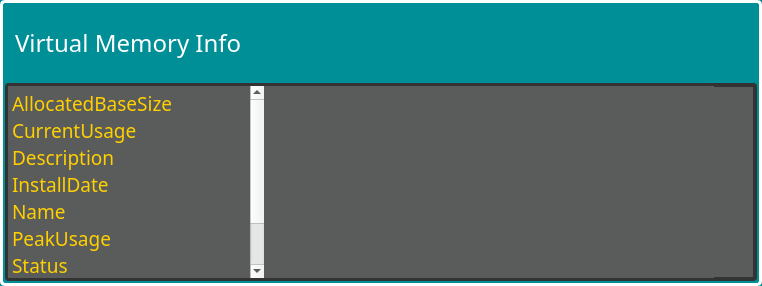
                        <widget class="QGroupBox" name="groupBox_24">
                         <property name="styleSheet">
                          <string notr="true">QGroupBox::title{
	color : white;
	left: 10px;
	margin-left: 0px;
	padding: 0 1px;
}

QGroupBox{
	border-width: 3px;
	border-style: solid;
	border-color: white;
	margin-top: 0.5ex;
	border-radius: 5px;
	background:#008F96;
}</string>
                         </property>
                         <property name="title">
                          <string/>
                         </property>
                         <layout class="QGridLayout" name="gridLayout_69">
                          <property name="leftMargin">
                           <number>2</number>
                          </property>
                          <property name="topMargin">
                           <number>0</number>
                          </property>
                          <property name="rightMargin">
                           <number>2</number>
                          </property>
                          <property name="bottomMargin">
                           <number>2</number>
                          </property>
                          <property name="spacing">
                           <number>0</number>
                          </property>
                          <item row="0" column="0">
                           <widget class="QFrame" name="frame_26">
                            <property name="minimumSize">
                             <size>
                              <width>260</width>
                              <height>80</height>
                             </size>
                            </property>
                            <property name="styleSheet">
                             <string notr="true">background-color: rgb(0, 143, 150);
background-repeat:no-repeat;
background-position:center;
border-width: 0;
border-radius : 0;</string>
                            </property>
                            <property name="frameShape">
                             <enum>QFrame::StyledPanel</enum>
                            </property>
                            <property name="frameShadow">
                             <enum>QFrame::Raised</enum>
                            </property>
                            <layout class="QGridLayout" name="gridLayout_26">
                             <property name="leftMargin">
                              <number>1</number>
                             </property>
                             <property name="topMargin">
                              <number>1</number>
                             </property>
                             <property name="rightMargin">
                              <number>1</number>
                             </property>
                             <property name="bottomMargin">
                              <number>1</number>
                             </property>
                             <property name="spacing">
                              <number>1</number>
                             </property>
                             <item row="0" column="0">
                              <widget class="QFrame" name="frame_23">
                               <property name="minimumSize">
                                <size>
                                 <width>300</width>
                                 <height>50</height>
                                </size>
                               </property>
                               <property name="styleSheet">
                                <string notr="true">background:#008F96;</string>
                               </property>
                               <property name="frameShape">
                                <enum>QFrame::StyledPanel</enum>
                               </property>
                               <property name="frameShadow">
                                <enum>QFrame::Raised</enum>
                               </property>
                               <layout class="QHBoxLayout" name="horizontalLayout_22">
                                <item>
                                 <widget class="QLabel" name="label_41">
                                  <property name="minimumSize">
                                   <size>
                                    <width>100</width>
                                    <height>0</height>
                                   </size>
                                  </property>
                                  <property name="font">
                                   <font>
                                    <family>Berlin Sans FB</family>
                                    <pointsize>18</pointsize>
                                   </font>
                                  </property>
                                  <property name="styleSheet">
                                   <string notr="true">color : white;</string>
                                  </property>
                                  <property name="text">
                                   <string>Virtual Memory Info</string>
                                  </property>
                                 </widget>
                                </item>
                                <item>
                                 <spacer name="horizontalSpacer_7">
                                  <property name="orientation">
                                   <enum>Qt::Horizontal</enum>
                                  </property>
                                  <property name="sizeHint" stdset="0">
                                   <size>
                                    <width>171</width>
                                    <height>20</height>
                                   </size>
                                  </property>
                                 </spacer>
                                </item>
                               </layout>
                              </widget>
                             </item>
                            </layout>
                           </widget>
                          </item>
                          <item row="1" column="0">
                           <widget class="QGroupBox" name="groupBox_14">
                            <property name="styleSheet">
                             <string notr="true">QGroupBox {
	background-color: rgb(90, 91, 91);
	color: white;
	border:4px solid rgb(51,51,51);
	border-radius:4px;
}</string>
                            </property>
                            <property name="title">
                             <string/>
                            </property>
                            <layout class="QHBoxLayout" name="horizontalLayout_27">
                             <property name="spacing">
                              <number>0</number>
                             </property>
                             <property name="leftMargin">
                              <number>0</number>
                             </property>
                             <property name="topMargin">
                              <number>0</number>
                             </property>
                             <property name="rightMargin">
                              <number>0</number>
                             </property>
                             <property name="bottomMargin">
                              <number>0</number>
                             </property>
                             <item>
                              <widget class="QPlainTextEdit" name="plainTextEditSettingsSystemInfoTitle">
                               <property name="font">
                                <font>
                                 <family>Berlin Sans FB</family>
                                 <pointsize>14</pointsize>
                                </font>
                               </property>
                               <property name="styleSheet">
                                <string notr="true">QPlainTextEdit {background-color: rgb(90, 91, 91);border-width: 0;
border-radius : 0; color: #ffd000;}
 QScrollBar:horizontal
 {
     height: 15px;
     margin: 3px 15px 3px 15px;
     border: 1px transparent #2A2929;
     border-radius: 4px;
     background-color: rgb(0, 143, 150);
 }

 QScrollBar::handle:horizontal
 {
     background-color: rgb(51,51,51,220);
     min-width: 5px;
     border-radius: 4px;
 }

 QScrollBar::add-line:horizontal
 {
     margin: 0px 3px 0px 3px;
     border-image: url(:/qss_icons/rc/right_arrow_disabled.png);
     width: 10px;
     height: 10px;
     subcontrol-position: right;
     subcontrol-origin: margin;
 }

 QScrollBar::sub-line:horizontal
 {
     margin: 0px 3px 0px 3px;
     border-image: url(:/qss_icons/rc/left_arrow_disabled.png);
     height: 10px;
     width: 10px;
     subcontrol-position: left;
     subcontrol-origin: margin;
 }

 QScrollBar::add-line:horizontal:hover,QScrollBar::add-line:horizontal:on
 {
     border-image: url(:/qss_icons/rc/right_arrow.png);
     height: 10px;
     width: 10px;
     subcontrol-position: right;
     subcontrol-origin: margin;
 }


 QScrollBar::sub-line:horizontal:hover, QScrollBar::sub-line:horizontal:on
 {
     border-image: url(:/qss_icons/rc/left_arrow.png);
     height: 10px;
     width: 10px;
     subcontrol-position: left;
     subcontrol-origin: margin;
 }

 QScrollBar::up-arrow:horizontal, QScrollBar::down-arrow:horizontal
 {
     background: none;
 }


 QScrollBar::add-page:horizontal, QScrollBar::sub-page:horizontal
 {
     background: none;
 }

 QScrollBar:vertical
 {
     background:rgb(0, 143, 150);
     width: 15px;
     margin: 15px 3px 15px 3px;
     border: 1px transparent #2A2929;
     border-radius: 4px;
 }

 QScrollBar::handle:vertical
 {
     background-color: rgb(51,51,51,220);
     min-height: 5px;
     border-radius: 4px;
 }

 QScrollBar::sub-line:vertical
 {
     margin: 3px 0px 3px 0px;
     border-image: url(:/qss_icons/rc/up_arrow_disabled.png);
     height: 10px;
     width: 10px;
     subcontrol-position: top;
     subcontrol-origin: margin;
 }

 QScrollBar::add-line:vertical
 {
     margin: 3px 0px 3px 0px;
     border-image: url(:/qss_icons/rc/down_arrow_disabled.png);
     height: 10px;
     width: 10px;
     subcontrol-position: bottom;
     subcontrol-origin: margin;
 }

 QScrollBar::sub-line:vertical:hover,QScrollBar::sub-line:vertical:on
 {

     border-image: url(:/qss_icons/rc/up_arrow.png);
     height: 10px;
     width: 10px;
     subcontrol-position: top;
     subcontrol-origin: margin;
 }


 QScrollBar::add-line:vertical:hover, QScrollBar::add-line:vertical:on
 {
     border-image: url(:/qss_icons/rc/down_arrow.png);
     height: 10px;
     width: 10px;
     subcontrol-position: bottom;
     subcontrol-origin: margin;
 }

 QScrollBar::up-arrow:vertical, QScrollBar::down-arrow:vertical
 {
     background: none;
 }


 QScrollBar::add-page:vertical, QScrollBar::sub-page:vertical
 {
     background: none;
 }</string>
                               </property>
                               <property name="plainText">
                                <string>AllocatedBaseSize	
CurrentUsage	
Description	
InstallDate	
Name	
PeakUsage	
Status	
TempPageFile</string>
                               </property>
                              </widget>
                             </item>
                             <item>
                              <widget class="QPlainTextEdit" name="plainTextEditSettingsSystemInfo">
                               <property name="minimumSize">
                                <size>
                                 <width>450</width>
                                 <height>0</height>
                                </size>
                               </property>
                               <property name="font">
                                <font>
                                 <family>Berlin Sans FB</family>
                                 <pointsize>14</pointsize>
                                </font>
                               </property>
                               <property name="styleSheet">
                                <string notr="true">QPlainTextEdit {background-color: rgb(90, 91, 91);border-width: 0;
border-radius : 0;color:white;}
 QScrollBar:horizontal
 {
     height: 15px;
     margin: 3px 15px 3px 15px;
     border: 1px transparent #2A2929;
     border-radius: 4px;
     background-color: rgb(0, 143, 150);
 }

 QScrollBar::handle:horizontal
 {
     background-color: rgb(51,51,51,220);
     min-width: 5px;
     border-radius: 4px;
 }

 QScrollBar::add-line:horizontal
 {
     margin: 0px 3px 0px 3px;
     border-image: url(:/qss_icons/rc/right_arrow_disabled.png);
     width: 10px;
     height: 10px;
     subcontrol-position: right;
     subcontrol-origin: margin;
 }

 QScrollBar::sub-line:horizontal
 {
     margin: 0px 3px 0px 3px;
     border-image: url(:/qss_icons/rc/left_arrow_disabled.png);
     height: 10px;
     width: 10px;
     subcontrol-position: left;
     subcontrol-origin: margin;
 }

 QScrollBar::add-line:horizontal:hover,QScrollBar::add-line:horizontal:on
 {
     border-image: url(:/qss_icons/rc/right_arrow.png);
     height: 10px;
     width: 10px;
     subcontrol-position: right;
     subcontrol-origin: margin;
 }


 QScrollBar::sub-line:horizontal:hover, QScrollBar::sub-line:horizontal:on
 {
     border-image: url(:/qss_icons/rc/left_arrow.png);
     height: 10px;
     width: 10px;
     subcontrol-position: left;
     subcontrol-origin: margin;
 }

 QScrollBar::up-arrow:horizontal, QScrollBar::down-arrow:horizontal
 {
     background: none;
 }


 QScrollBar::add-page:horizontal, QScrollBar::sub-page:horizontal
 {
     background: none;
 }

 QScrollBar:vertical
 {
     background:rgb(0, 143, 150);
     width: 15px;
     margin: 15px 3px 15px 3px;
     border: 1px transparent #2A2929;
     border-radius: 4px;
 }

 QScrollBar::handle:vertical
 {
     background-color: rgb(51,51,51,220);
     min-height: 5px;
     border-radius: 4px;
 }

 QScrollBar::sub-line:vertical
 {
     margin: 3px 0px 3px 0px;
     border-image: url(:/qss_icons/rc/up_arrow_disabled.png);
     height: 10px;
     width: 10px;
     subcontrol-position: top;
     subcontrol-origin: margin;
 }

 QScrollBar::add-line:vertical
 {
     margin: 3px 0px 3px 0px;
     border-image: url(:/qss_icons/rc/down_arrow_disabled.png);
     height: 10px;
     width: 10px;
     subcontrol-position: bottom;
     subcontrol-origin: margin;
 }

 QScrollBar::sub-line:vertical:hover,QScrollBar::sub-line:vertical:on
 {

     border-image: url(:/qss_icons/rc/up_arrow.png);
     height: 10px;
     width: 10px;
     subcontrol-position: top;
     subcontrol-origin: margin;
 }


 QScrollBar::add-line:vertical:hover, QScrollBar::add-line:vertical:on
 {
     border-image: url(:/qss_icons/rc/down_arrow.png);
     height: 10px;
     width: 10px;
     subcontrol-position: bottom;
     subcontrol-origin: margin;
 }

 QScrollBar::up-arrow:vertical, QScrollBar::down-arrow:vertical
 {
     background: none;
 }


 QScrollBar::add-page:vertical, QScrollBar::sub-page:vertical
 {
     background: none;
 }</string>
                               </property>
                               <property name="plainText">
                                <string/>
                               </property>
                              </widget>
                             </item>
                             <item>
                              <spacer name="horizontalSpacer_12">
                               <property name="orientation">
                                <enum>Qt::Horizontal</enum>
                               </property>
                               <property name="sizeHint" stdset="0">
                                <size>
                                 <width>40</width>
                                 <height>20</height>
                                </size>
                               </property>
                              </spacer>
                             </item>
                            </layout>
                           </widget>
                          </item>
                         </layout>
                        </widget>
